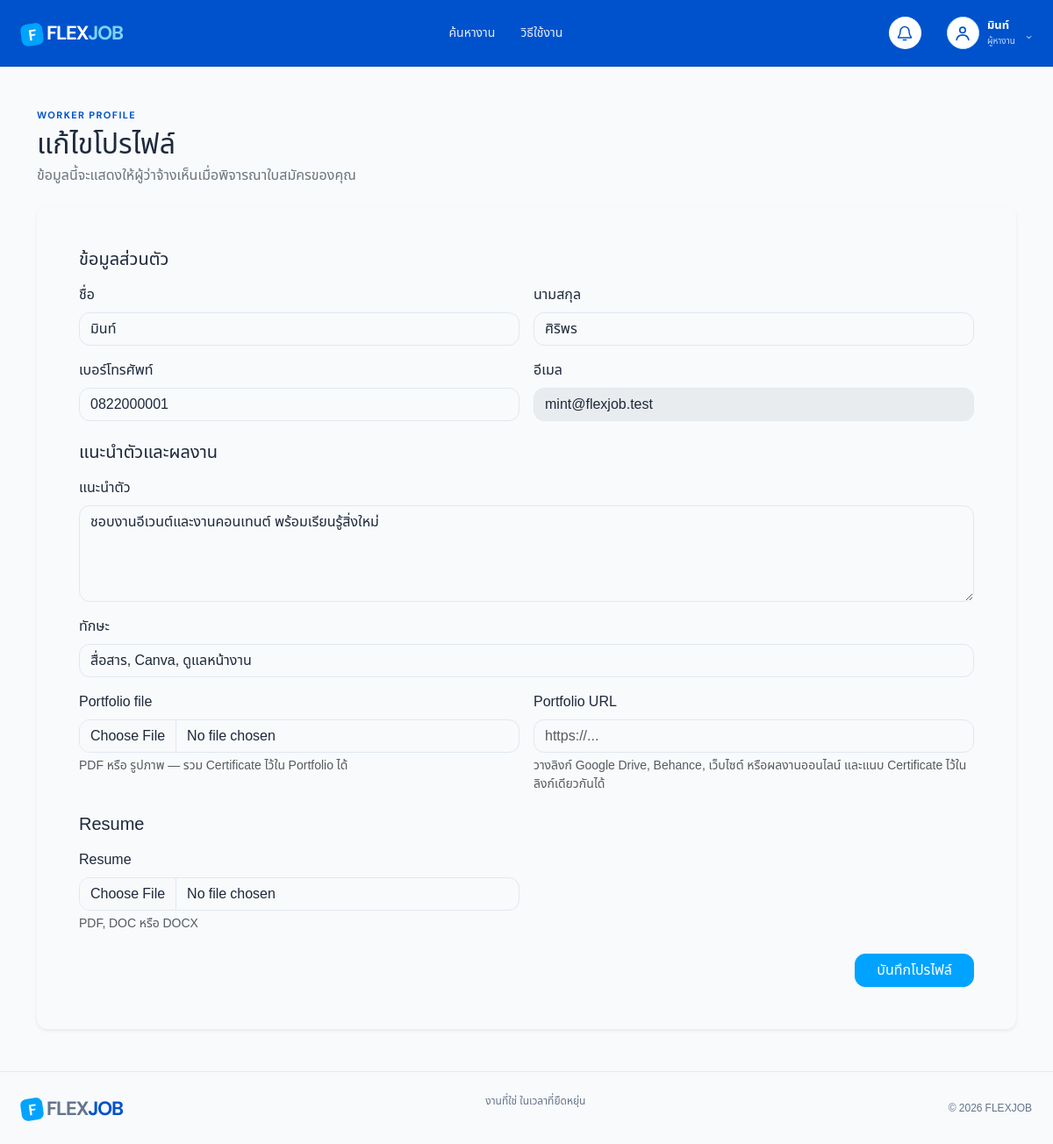
The app's page /worker/editprofiles.php (signed in) with its own data.
### tables this page shows
CREATE TABLE worker_profiles (
  worker_profile_id INT UNSIGNED AUTO_INCREMENT PRIMARY KEY,
  user_id INT UNSIGNED NOT NULL UNIQUE,
  professional_headline VARCHAR(180) NULL,
  biography TEXT NULL,
  skills TEXT NULL,
  resume_file_path VARCHAR(255) NULL,
  portfolio_file_path VARCHAR(255) NULL,
  portfolio_url VARCHAR(500) NULL,
  CONSTRAINT fk_worker_profile_user FOREIGN KEY (user_id) REFERENCES users(user_id) ON DELETE CASCADE
);

CREATE TABLE users (
  user_id INT UNSIGNED AUTO_INCREMENT PRIMARY KEY,
  first_name VARCHAR(100) NOT NULL,
  last_name VARCHAR(100) NOT NULL,
  email VARCHAR(190) NOT NULL UNIQUE,
  password_hash VARCHAR(255) NOT NULL,
  role ENUM('admin', 'employer', 'worker') NOT NULL,
  phone VARCHAR(30) NULL,
  account_status ENUM('active', 'suspended') NOT NULL DEFAULT 'active',
  created_at TIMESTAMP NOT NULL DEFAULT CURRENT_TIMESTAMP
);

### config/config.php (called while the page is built, shortened)
<?php
function user(): ?array
{
    return $_SESSION['user'] ?? null;
}
function e(?string $value): string
{
    return htmlspecialchars((string)$value, ENT_QUOTES, 'UTF-8');
}

### worker/editprofiles.php (the view, shortened to what this page needs)
<?php
require_once __DIR__ . '/../config/config.php';
$pdo = db();
$workerId = user()['id'];
$profileStmt = $pdo->prepare('SELECT u.first_name, u.last_name, u.email, u.phone, wp.professional_headline, wp.biography, wp.skills, wp.resume_file_path, wp.portfolio_file_path, wp.portfolio_url FROM users u LEFT JOIN worker_profiles wp ON wp.user_id=u.user_id WHERE u.user_id=?');
$profileStmt->execute([$workerId]);
$profile = $profileStmt->fetch() ?: [];
require APP_ROOT . '/partials/header.php';
?>
<main class="container py-5">
    <div class="d-flex flex-column flex-sm-row justify-content-between align-items-sm-center gap-3 mb-4">
        <div>
            <p class="eyebrow mb-2">WORKER PROFILE</p>
            <h1 class="h2 mb-1">แก้ไขโปรไฟล์</h1>
            <p class="text-secondary mb-0">ข้อมูลนี้จะแสดงให้ผู้ว่าจ้างเห็นเมื่อพิจารณาใบสมัครของคุณ</p>
        </div>
    </div>
    <form method="post" enctype="multipart/form-data" class="card shadow-sm border-0">
        <div class="card-body p-4 p-md-5">
            <h2 class="h5 mb-3">ข้อมูลส่วนตัว</h2>
            <div class="row g-3 mb-4">
                <div class="col-md-6"><label class="form-label" for="first_name">ชื่อ</label><input id="first_name" class="form-control" name="first_name" value="<?= e($profile['first_name'] ?? '') ?>" required></div>
                <div class="col-md-6"><label class="form-label" for="last_name">นามสกุล</label><input id="last_name" class="form-control" name="last_name" value="<?= e($profile['last_name'] ?? '') ?>" required></div>
                <div class="col-md-6"><label class="form-label" for="phone">เบอร์โทรศัพท์</label><input id="phone" class="form-control" name="phone" value="<?= e($profile['phone'] ?? '') ?>"></div>
                <div class="col-md-6"><label class="form-label" for="email">อีเมล</label><input id="email" class="form-control" value="<?= e($profile['email'] ?? '') ?>" disabled></div>
            </div>
            <h2 class="h5 mb-3">แนะนำตัวและผลงาน</h2>
            <div class="row g-3 mb-4">
                <div class="col-12"><label class="form-label" for="introduce">แนะนำตัว</label><textarea id="introduce" class="form-control" name="introduce" rows="4" placeholder="เล่าประสบการณ์ จุดเด่น หรือประเภทงานที่สนใจ"><?= e($profile['biography'] ?? '') ?></textarea></div>
                <div class="col-12"><label class="form-label" for="skills">ทักษะ</label><input id="skills" class="form-control" name="skills" value="<?= e($profile['skills'] ?? '') ?>" placeholder="เช่น Canva, Excel, การสื่อสาร"></div>
                <div class="col-md-6"><label class="form-label" for="portfolio_file">Portfolio file</label><input id="portfolio_file" class="form-control" type="file" name="portfolio_file" accept=".pdf,.jpg,.jpeg,.png,.webp,.zip">
                    <div class="form-text">PDF หรือ รูปภาพ — รวม Certificate ไว้ใน Portfolio ได้</div>
                </div>
                <div class="col-md-6"><label class="form-label" for="portfolio_url">Portfolio URL</label><input id="portfolio_url" class="form-control" type="url" name="portfolio_url" value="<?= e($profile['portfolio_url'] ?? '') ?>" placeholder="https://...">
                    <div class="form-text">วางลิงก์ Google Drive, Behance, เว็บไซต์ หรือผลงานออนไลน์ และแนบ Certificate ไว้ในลิงก์เดียวกันได้</div>
                </div>
            </div>
            <h2 class="h5 mb-3">Resume</h2>
            <div class="row g-3">
                <div class="col-md-6"><label class="form-label" for="resume_file">Resume</label><input id="resume_file" class="form-control" type="file" name="resume_file" accept=".pdf,.doc,.docx">
                    <div class="form-text">PDF, DOC หรือ DOCX</div>
                </div>
            </div>
            <div class="d-flex justify-content-end mt-4"><button class="btn btn-success px-4" type="submit">บันทึกโปรไฟล์</button></div>
        </div>
    </form>
</main>
<?php require APP_ROOT . '/partials/footer.php'; ?>

### partials/header.php (shortened to what this page needs)
<?php
require_once __DIR__ . '/../config/config.php';
$currentUser = user();
$role = $currentUser['role'] ?? '';
$roleLabels = [
    'worker' => 'ผู้หางาน',
    'employer' => 'ผู้ว่าจ้าง',
    'admin' => 'ผู้ดูแลระบบ',
];
$roleLabel = $roleLabels[$role] ?? '';
$accountDisplayName = $currentUser
    ? preg_split('/\s+/u', trim($currentUser['name']))[0]
    : '';
$brandPath = $role === 'admin' ? 'admin/dashboard.php' : 'index.php';
$styles = array_merge(['header', 'header-theme'], $pageStyles ?? [], ['theme']);
?>
<!doctype html>
<html lang="th">
<head>
    <link href="https://cdn.jsdelivr.net/npm/bootstrap@5.3.3/dist/css/bootstrap.min.css" rel="stylesheet">
    <link rel="stylesheet" href="<?= BASE_URL ?>/app.css?v=<?= filemtime(APP_ROOT . '/app.css') ?>">
    <?php foreach ($styles as $style):
        $styleFile = APP_ROOT . '/assets/css/' . $style . '.css';
        $styleVersion = is_file($styleFile) ? filemtime($styleFile) : time();
    ?>
        <link rel="stylesheet" href="<?= BASE_URL ?>/assets/css/<?= e($style) ?>.css?v=<?= $styleVersion ?>">
    <?php endforeach ?>
</head>
<body>
    <header class="site-header">
        <a class="brand" href="<?= BASE_URL ?>/<?= $brandPath ?>">
            <span class="brand-mark">F</span>FLEX<span>JOB</span>
        </a>
        <nav class="main-nav">
            <?php if ($role === 'admin'): ?>
                <a href="<?= BASE_URL ?>/admin/dashboard.php">ภาพรวมระบบ</a>
                <a href="<?= BASE_URL ?>/admin/documents.php">เอกสารผู้ว่าจ้าง</a>
                <a href="<?= BASE_URL ?>/admin/jobs.php">ตรวจสอบประกาศ</a>
                <a href="<?= BASE_URL ?>/admin/users.php">จัดการบัญชี</a>
            <?php else: ?>
                <a href="<?= BASE_URL ?>/jobs.php">ค้นหางาน</a>
                <a href="<?= BASE_URL ?>/index.php#how">วิธีใช้งาน</a>
            <?php endif ?>
        </nav>
        <div class="header-actions">
            <?php if ($currentUser): ?>
                <details class="notification-menu">
                    <summary aria-label="การแจ้งเตือน">
                        <span class="notification-bell">
                            <svg viewBox="0 0 24 24" aria-hidden="true"><path d="M18 9a6 6 0 0 0-12 0c0 7-3 7-3 9h18c0-2-3-2-3-9"></path><path d="M10 21h4"></path></svg>
                        </span>
                    </summary>
                </details>
                <details class="account-menu">
                    <summary>
                        <span class="account-avatar" aria-label="บัญชีผู้ใช้">
                            <svg viewBox="0 0 24 24" aria-hidden="true">
                                <circle cx="12" cy="8" r="3.5"></circle>
                                <path d="M4.5 20c.8-4 3.3-6 7.5-6s6.7 2 7.5 6"></path>
                            </svg>
                        </span>
                        <span>
                            <span class="account-name"><?= e($accountDisplayName) ?></span>
                            <span class="account-role"><?= e($roleLabel) ?></span>
                        </span>
                        <span class="account-caret">⌄</span>
                    </summary>
                </details>
            <?php else: ?>
                <a class="text-link" href="<?= BASE_URL ?>/auth/login.php">เข้าสู่ระบบ</a>
                <a class="btn btn-light btn-sm fw-semibold px-3" href="<?= BASE_URL ?>/auth/register.php">สมัครใช้งาน</a>
            <?php endif ?>
        </div>
    </header>

### app.css (style rules this page uses)
:root { --ink:#17231f; --green:#166b54; --lime:#d7f56d; --paper:#f7f8f4; --muted:#697671; --line:#dde6e0; --red:#bd4d3d; --white:#fff }
* { box-sizing:border-box }
body { margin:0; background:var(--paper); color:var(--ink); font-family:"Noto Sans Thai",sans-serif }
a { text-decoration:none; color:inherit }
button,input,textarea,select { font:inherit }
.site-header { height:76px; padding:0 max(24px,7vw); background:#fff; border-bottom:1px solid #edf0ee; display:flex; align-items:center; justify-content:space-between }
.brand { font:700 22px "DM Sans"; letter-spacing:-1.2px }
.brand>span:not(.brand-mark),.green { color:var(--green) }
.brand-mark { display:inline-grid; place-items:center; width:25px; height:25px; margin-right:4px; background:var(--lime); border-radius:7px; font-size:17px; transform:rotate(-8deg) }
.main-nav,.header-actions { display:flex; align-items:center; gap:29px }
.main-nav a,.text-link { font-size:14px; color:#43514b }
.eyebrow { margin:0 0 10px; color:var(--green); font:700 11px "DM Sans"; letter-spacing:1.4px }
textarea { min-height:83px; resize:vertical }

### assets/css/header.css (style rules this page uses)
.site-header { padding-left: clamp(16px, 2vw, 32px); padding-right: clamp(16px, 2vw, 32px); }
.account-menu { position: relative; }
.notification-menu { position: relative; }
.notification-menu summary { list-style: none; cursor: pointer; }
.notification-bell { position: relative; display: grid; place-items: center; width: 37px; height: 37px; border-radius: 50%; background: #fff; color: var(--green); }
.notification-bell svg { width: 20px; height: 20px; fill: none; stroke: currentColor; stroke-linecap: round; stroke-linejoin: round; stroke-width: 1.8; }
.account-menu summary { display: flex; align-items: center; gap: 9px; list-style: none; cursor: pointer; }
.account-avatar { display: grid; place-items: center; width: 35px; height: 35px; border-radius: 50%; background: #3678ef; color: #fff; font: 700 13px "DM Sans"; }
.account-name { display: block; max-width: 95px; overflow: hidden; text-overflow: ellipsis; white-space: nowrap; color: #26332f; font-size: 13px; font-weight: 700; }
.account-role { display: block; margin-top: 1px; color: #72817b; font-size: 10px; }
.account-caret { margin-left: 3px; color: #8c9a95; font-size: 15px; }

### assets/css/header-theme.css (style rules this page uses)
.site-header { padding-left: clamp(16px, 2vw, 32px); padding-right: clamp(16px, 2vw, 32px); background: var(--green); border-bottom-color: #258067; }
.site-header .brand { color: #fff; }
.site-header .brand > span:not(.brand-mark) { color: var(--lime); }
.site-header .main-nav a { color: rgba(255, 255, 255, 0.9); font-weight: 500; transition: color 0.2s ease; }
.account-avatar { width: 37px; height: 37px; border: 1.5px solid #bce6c4; background: #fff; color: var(--green); }
.account-avatar svg { width: 22px; height: 22px; fill: none; stroke: currentColor; stroke-linecap: round; stroke-linejoin: round; stroke-width: 1.8; }
.account-name { color: #fff; }
.account-role, .account-caret { color: #c7e5d8; }

### assets/css/theme.css (style rules this page uses)
:root { --ink: #1e293b; --green: #0052cc; --lime: #00a3ff; --paper: #f8fafc; --muted: #64748b; --line: #e2e8f0; --white: #ffffff; --bs-body-bg: #f8fafc; --bs-body-color: #1e293b; --bs-body-font-family: "Noto Sans Thai", sans-serif; --bs-border-color: #e2e8f0; --bs-border-radius: 0.75rem; --bs-primary: #0052cc; --bs-primary-rgb: 0, 82, 204; --bs-link-color: #0052cc; --bs-link-hover-color: #0045ad; }
body { display: flex; flex-direction: column; min-height: 100vh; background: var(--paper); color: var(--ink); }
main { flex: 1 0 auto; }
.site-header { background: #0052cc; border-bottom-color: #0045ad; }
.site-header .brand > span:not(.brand-mark), .site-header .main-nav a:hover { color: #7dd3fc; }
.brand-mark { background: #00a3ff; color: #ffffff; }
.account-avatar { border-color: #bae6fd; color: #0052cc; }
.account-role, .account-caret { color: #bfdbfe; }
.btn-primary, .btn-success, .worker-welcome .btn-success, .employer-guide-copy .btn-success { --bs-btn-bg: #00a3ff; --bs-btn-border-color: #00a3ff; --bs-btn-hover-bg: #0077e6; --bs-btn-hover-border-color: #0077e6; --bs-btn-active-bg: #006bcc; --bs-btn-active-border-color: #006bcc; }

### records on screen
worker_profiles: user.first_name "มินท์", first_name "มินท์", last_name "ศิริพร", phone "0822000001", user.email "mint@flexjob.test", introduce "ชอบงานอีเวนต์และงานคอนเทนต์ พร้อมเรียนรู้สิ่งใหม่", skills "สื่อสาร, Canva, ดูแลหน้างาน"

### other values on screen
$roleLabel "ผู้หางาน"
